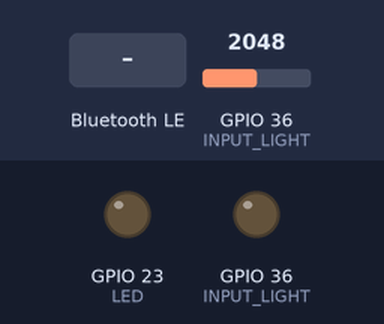
The sketch below on a simulated ESP32. On the bench: output pins drawn as LEDs (lit = HIGH). Inputs (shaded band) come from the test bench; at power-on: GPIO 36 (INPUT_LIGHT) = 2048. Nothing arrives over Bluetooth unless stated; a phone connects over Bluetooth LE 3 s after start; what the sketch prints to the serial monitor is not drawn.

Above: at 1.2 s.
1.3 s: Bluetooth LE write "1" received
At 2.3 s:
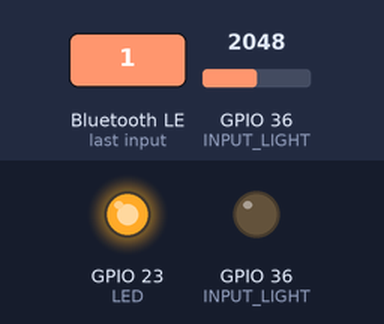
2.8 s: Bluetooth LE write "0" received
At 3.5 s:
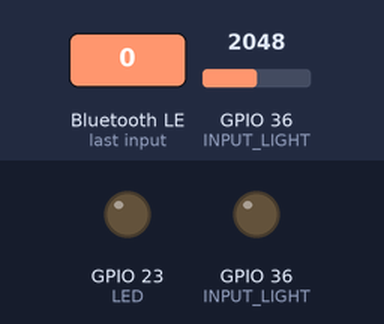
Timing chart, 0 to 5.8 s (numbered marks = the images above; inputs shaded):
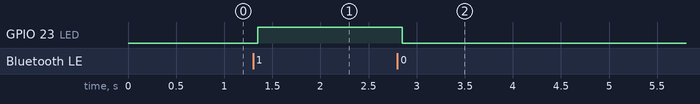

Measured:
- after the input at 1.3 s, GPIO 23 (LED): LOW → HIGH after 0.05 s
- after the input at 2.8 s, GPIO 23 (LED): HIGH → LOW after 0.05 s

The sketch:

smart_desk_lamp.ino
```cpp
#include <BLEDevice.h>
#include <BLEServer.h>
#include <BLEUtils.h>
#include <BLE2902.h>


BLECharacteristic *pCharacteristic;
bool deviceConnected = false;

String knownBLEAddresses = "14:08:06:0f:3f:15";
int RSSI_THRESHOLD = -70;
uint8_t scanTime = 0.5; //In seconds
BLEScan* pBLEScan;
bool setupMade = false;
int timer = 0;
bool connectedToApp = 0;
String deviceName;
String deviceAddress;
int16_t deviceRSSI;
int threshold_light = 0;

const uint8_t LED = 23;// Could be different depending on the dev board. I used the DOIT ESP32 dev board.
const uint8_t INPUT_LIGHT = 36;

TaskHandle_t taskC;
TaskHandle_t taskS;

#define SERVICE_UUID           "f945730e-ca18-11ec-9d64-0242ac120002"
#define CHARACTERISTIC_UUID_RX "f945730e-ca18-11ec-9d64-0242ac120002"
#define CHARACTERISTIC_UUID_TX "f945730e-ca18-11ec-9d64-0242ac120002"

class MyServerCallbacks: public BLEServerCallbacks {
    void onConnect(BLEServer* pServer) {
      deviceConnected = true;
      Serial.println("Device connected.");
    };

    void onDisconnect(BLEServer* pServer) {
      deviceConnected = false;
      Serial.println("Device disconnected.");
      setup();
    }
};

void light_by_app(std::string rxValue) {
  // Do stuff based on the command received from the app
  if (rxValue.find("1") != -1) {
    Serial.println("Turning ON!");
    digitalWrite(LED, HIGH);
  }
  else if (rxValue.find("0") != -1) {
    Serial.println("Turning OFF!");
    digitalWrite(LED, LOW);
  }
}

class MyCallbacks: public BLECharacteristicCallbacks {
    void onWrite(BLECharacteristic *pCharacteristic) {
      std::string rxValue = pCharacteristic->getValue();

      if (rxValue.length() > 0) {
        Serial.println("*********");
        Serial.print("Received Value: ");
        for (int i = 0; i < rxValue.length(); i++) {
          Serial.println(rxValue[i]);
          light_by_app(rxValue);
      }
      Serial.println();
      Serial.println("*********");
    }
  }
};

void light_by_proximity(int deviceRSSI){
  //&& threshold_light < 3000
  if (deviceRSSI > RSSI_THRESHOLD && threshold_light < 3000){
    digitalWrite(LED, HIGH); // Turn on LED
    delay(5000);
  } else {
    Serial.println("Turning OFF!");
    digitalWrite(LED, LOW);
  }
}

class MyAdvertisedDeviceCallbacks: public BLEAdvertisedDeviceCallbacks {
    void onResult(BLEAdvertisedDevice d) {
        if (!deviceConnected) {
        if (strcmp(d.getAddress().toString().c_str(), knownBLEAddresses.c_str()) == 0){
           deviceName = d.getName().c_str();
           deviceAddress = d.getAddress().toString().c_str();
           deviceRSSI = d.getRSSI();

           Serial.println(deviceRSSI);
           light_by_proximity(deviceRSSI);

        }
        } else {
          Serial.println("The LED is controlled by app.");
        }
    }
};

void taskSCode(void *param) {
  Serial.print("TaskServer running on core ");
  Serial.println(xPortGetCoreID());

  for (;;) {
    threshold_light = analogRead(INPUT_LIGHT);
    Serial.println(threshold_light);
    delay(100);
  }
  vTaskDelete(NULL);
}

void taskCCode(void *param) {
  Serial.print("TaskClient running on core ");
  Serial.println(xPortGetCoreID());

  for (;;) {
    // get env light
    threshold_light = analogRead(INPUT_LIGHT);
    Serial.println(threshold_light);
    delay(100);
    BLEScanResults foundDevices = pBLEScan->start(scanTime, false);
    pBLEScan->clearResults();
  }
  vTaskDelete(NULL);
}

void setup() {
  Serial.begin(115200);

  pinMode(LED, OUTPUT);
  pinMode(INPUT_LIGHT, OUTPUT);

   // Create the BLE Device
  BLEDevice::init("ESP32"); // Give it a name

  // Create the BLE Server
  BLEServer *pServer = BLEDevice::createServer();
  pServer->setCallbacks(new MyServerCallbacks());

  // Create the BLE Service
  BLEService *pService = pServer->createService(SERVICE_UUID);

  // Create a BLE Characteristic
  pCharacteristic = pService->createCharacteristic(
                        CHARACTERISTIC_UUID_TX,
                        BLECharacteristic::PROPERTY_NOTIFY
                      );

  pCharacteristic->addDescriptor(new BLE2902());

  BLECharacteristic *pCharacteristic = pService->createCharacteristic(
                                           CHARACTERISTIC_UUID_RX,
                                           BLECharacteristic::PROPERTY_WRITE
                                         );

  pCharacteristic->setCallbacks(new MyCallbacks());

  // Start the service
  pService->start();

  // Start advertising
  pServer->getAdvertising()->start();
  Serial.println("Waiting a client connection to notify...");

  // Create the BLE Device
  BLEDevice::init("Dev"); // Give it a name
  Serial.println("Scanning..."); // Print Scanning
  pBLEScan= BLEDevice::getScan(); //create new scan
  pBLEScan->setAdvertisedDeviceCallbacks(new MyAdvertisedDeviceCallbacks()); //Init Callback Function
  pBLEScan->setActiveScan(true); //active scan uses more power, but get results faster
  pBLEScan->setInterval(200); // set Scan interval
  pBLEScan->setWindow(100);  // less or equal setInterval value;

  xTaskCreatePinnedToCore(
      taskSCode, /* Function to implement the task */
      "taskS", /* Name of the task */
      10000,  /* Stack size in words */
      NULL,  /* Task input parameter */
      0,  /* Priority of the task */
      &taskS,  /* Task handle. */
      0); /* Core where the task should run */

  xTaskCreatePinnedToCore(
      taskCCode, /* Function to implement the task */
      "taskC", /* Name of the task */
      10000,  /* Stack size in words */
      NULL,  /* Task input parameter */
      10,  /* Priority of the task */
      &taskC,  /* Task handle. */
      1); /* Core where the task should run */
}

void loop() {
}
```
